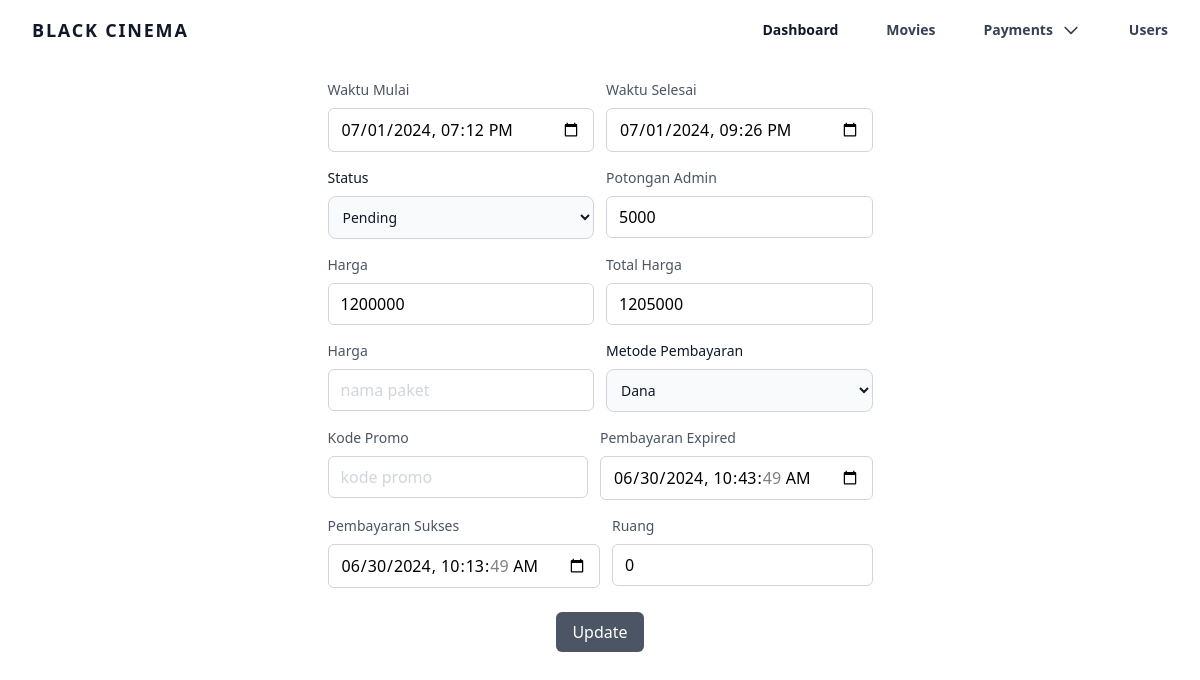
The page /app/admin/edit_payment_list?id=1 (signed in) on the database its author committed.
### tables this page shows
CREATE TABLE `payment` (
  `id` int NOT NULL,
  `userId` int DEFAULT NULL,
  `movieId` int DEFAULT NULL,
  `createdAt` datetime DEFAULT CURRENT_TIMESTAMP,
  `userName` varchar(255) DEFAULT NULL,
  `userEmail` varchar(255) DEFAULT NULL,
  `startTime` datetime DEFAULT NULL,
  `endTime` datetime DEFAULT NULL,
  `feeAdmin` int DEFAULT NULL,
  `price` int DEFAULT NULL,
  `totalPrice` int DEFAULT NULL,
  `packageName` varchar(255) DEFAULT NULL,
  `methodPayment` varchar(255) DEFAULT NULL,
  `promoCode` varchar(255) DEFAULT NULL,
  `status` varchar(255) DEFAULT NULL,
  `expiredPayment` datetime DEFAULT NULL,
  `successPayment` datetime DEFAULT NULL,
  `room` int DEFAULT NULL
);

CREATE TABLE `payment_card` (
  `id` int NOT NULL,
  `numberCard` varchar(255) DEFAULT NULL,
  `nameCard` varchar(255) DEFAULT NULL,
  `imageCard` varchar(255) DEFAULT NULL,
  `categoryInstitue` varchar(255) DEFAULT NULL,
  `imageQR` varchar(255) DEFAULT NULL
);

### app/admin/pages/views/edit_payment_list.php (the view, shortened to what this page needs)
<?php
include "../../config/conn.php";
$paymentId = $_GET['id'] ?? null;
$query = mysqli_query($conn, "SELECT * FROM payment WHERE id='$paymentId'");
$queryCard = mysqli_query($conn, "SELECT * FROM payment_card");
$row = mysqli_fetch_assoc($query);
?>
<div class="w-full h-auto">
    <div class="flex px-10 items-center justify-center self-center">
        <form id="editMovieForm" class="p-4 md:p-5" action="pages/controller/payments/payment_list/edit_payment_list.php" method="POST">
            <div class="flex flex-row w-full gap-3">
                <div class="mb-4 w-1/2">
                    <label for="startTime" class="block mb-2 text-sm font-medium text-gray-600 dark:text-gray-300">Waktu Mulai</label>
                    <input type="datetime-local" id="startTime" value="<?= $row['startTime']; ?>" name="startTime" placeholder="nama paket" required class="w-full px-3 py-2 placeholder-gray-300 border border-gray-300 rounded-md focus:outline-none focus:ring-gray-500 focus:border-gray-500 dark:bg-gray-800 dark:border-gray-600 dark:focus:ring-gray-500 dark:focus:border-gray-500 dark:text-white">
                </div>
                <div class="mb-4 w-1/2">
                    <label for="endTime" class="block mb-2 text-sm font-medium text-gray-600 dark:text-gray-300">Waktu Selesai</label>
                    <input type="datetime-local" id="endTime" value="<?= $row['endTime']; ?>" name="endTime" placeholder="0" required class="w-full px-3 py-2 placeholder-gray-300 border border-gray-300 rounded-md focus:outline-none focus:ring-gray-500 focus:border-gray-500 dark:bg-gray-800 dark:border-gray-600 dark:focus:ring-gray-500 dark:focus:border-gray-500 dark:text-white">
                </div>
            </div>
            <div class="flex flex-row w-full gap-3">
                <div class="mb-4 w-1/2">
                    <label for="status" class="block mb-2 text-sm font-medium text-gray-900 dark:text-white">Status</label>
                    <select id="status" name="status" class="bg-gray-50 border border-gray-300 text-gray-900 text-sm rounded-lg focus:ring-blue-500 focus:border-blue-500 block w-full p-2.5 dark:bg-gray-700 dark:border-gray-600 dark:placeholder-gray-400 dark:text-white dark:focus:ring-blue-500 dark:focus:border-blue-500">
                        <option value="pending" <?= ($row['status'] == 'pending') ? 'selected' : ''; ?>>Pending</option>
                    </select>
                </div>
                <div class="mb-4 w-1/2">
                    <label for="feeAdmin" class="block mb-2 text-sm font-medium text-gray-600 dark:text-gray-300">Potongan Admin</label>
                    <input type="number" id="feeAdmin" value="<?= $row['feeAdmin']; ?>" name="feeAdmin" placeholder="0" required class="w-full px-3 py-2 placeholder-gray-300 border border-gray-300 rounded-md focus:outline-none focus:ring-gray-500 focus:border-gray-500 dark:bg-gray-800 dark:border-gray-600 dark:focus:ring-gray-500 dark:focus:border-gray-500 dark:text-white">
                </div>
            </div>
            <div class="flex flex-row w-full gap-3">
                <div class="mb-4 w-1/2">
                    <label for="price" class="block mb-2 text-sm font-medium text-gray-600 dark:text-gray-300">Harga</label>
                    <input type="number" id="price" value="<?= $row['price']; ?>" name="price" placeholder="0" required class="w-full px-3 py-2 placeholder-gray-300 border border-gray-300 rounded-md focus:outline-none focus:ring-gray-500 focus:border-gray-500 dark:bg-gray-800 dark:border-gray-600 dark:focus:ring-gray-500 dark:focus:border-gray-500 dark:text-white">
                </div>
                <div class="mb-4 w-1/2">
                    <label for="totalPrice" class="block mb-2 text-sm font-medium text-gray-600 dark:text-gray-300">Total Harga</label>
                    <input type="number" id="totalPrice" value="<?= $row['totalPrice']; ?>" name="totalPrice" placeholder="0" required class="w-full px-3 py-2 placeholder-gray-300 border border-gray-300 rounded-md focus:outline-none focus:ring-gray-500 focus:border-gray-500 dark:bg-gray-800 dark:border-gray-600 dark:focus:ring-gray-500 dark:focus:border-gray-500 dark:text-white">
                </div>
            </div>
            <div class="flex flex-row w-full gap-3">
                <div class="mb-4 w-1/2">
                    <label for="packageName" class="block mb-2 text-sm font-medium text-gray-600 dark:text-gray-300">Harga</label>
                    <input type="text" id="packageName" value="<?= $row['packageName']; ?>" name="packageName" placeholder="nama paket" required class="w-full px-3 py-2 placeholder-gray-300 border border-gray-300 rounded-md focus:outline-none focus:ring-gray-500 focus:border-gray-500 dark:bg-gray-800 dark:border-gray-600 dark:focus:ring-gray-500 dark:focus:border-gray-500 dark:text-white">
                </div>
                <div class="mb-4 w-1/2">
                    <label for="methodPayment" class="block mb-2 text-sm font-medium text-gray-900 dark:text-white">Metode Pembayaran</label>
                    <select id="methodPayment" name="methodPayment" class="bg-gray-50 border border-gray-300 text-gray-900 text-sm rounded-lg focus:ring-blue-500 focus:border-blue-500 block w-full p-2.5 dark:bg-gray-700 dark:border-gray-600 dark:placeholder-gray-400 dark:text-white dark:focus:ring-blue-500 dark:focus:border-blue-500">
                        <?php while ($card = mysqli_fetch_assoc($queryCard)) { ?>
                            <option value="<?= htmlspecialchars($card['nameCard']); ?>" <?= ($card['nameCard'] == $row['methodPayment']) ? 'selected' : ''; ?> class="capitalize"><?= htmlspecialchars($card['nameCard']); ?></option>
                        <?php } ?>
                    </select>
                </div>
            </div>
            <div class="flex flex-row w-full gap-3">
                <div class="mb-4 w-1/2">
                    <label for="promoCode" class="block mb-2 text-sm font-medium text-gray-600 dark:text-gray-300">Kode Promo</label>
                    <input type="text" id="promoCode" value="<?= $row['promoCode']; ?>" name="promoCode" placeholder="kode promo" required class="w-full px-3 py-2 placeholder-gray-300 border border-gray-300 rounded-md focus:outline-none focus:ring-gray-500 focus:border-gray-500 dark:bg-gray-800 dark:border-gray-600 dark:focus:ring-gray-500 dark:focus:border-gray-500 dark:text-white">
                </div>
                <div class="mb-4 w-1/2">
                    <label for="expiredPayment" class="block mb-2 text-sm font-medium text-gray-600 dark:text-gray-300">Pembayaran Expired</label>
                    <input type="datetime-local" id="expiredPayment" value="<?= $row['expiredPayment']; ?>" name="expiredPayment" placeholder="0" required class="w-full px-3 py-2 placeholder-gray-300 border border-gray-300 rounded-md focus:outline-none focus:ring-gray-500 focus:border-gray-500 dark:bg-gray-800 dark:border-gray-600 dark:focus:ring-gray-500 dark:focus:border-gray-500 dark:text-white">
                </div>
            </div>
            <div class="flex flex-row w-full gap-3">
                <div class="mb-4 w-1/2">
                    <label for="successPayment" class="block mb-2 text-sm font-medium text-gray-600 dark:text-gray-300">Pembayaran Sukses</label>
                    <input type="datetime-local" id="successPayment" value="<?= $row['successPayment']; ?>" name="successPayment" placeholder="0" required class="w-full px-3 py-2 placeholder-gray-300 border border-gray-300 rounded-md focus:outline-none focus:ring-gray-500 focus:border-gray-500 dark:bg-gray-800 dark:border-gray-600 dark:focus:ring-gray-500 dark:focus:border-gray-500 dark:text-white">
                </div>
                <div class="mb-4 w-1/2">
                    <label for="room" class="block mb-2 text-sm font-medium text-gray-600 dark:text-gray-300">Ruang</label>
                    <input type="number" id="room" value="<?= $row['room']; ?>" name="room" placeholder="0" required class="w-full px-3 py-2 placeholder-gray-300 border border-gray-300 rounded-md focus:outline-none focus:ring-gray-500 focus:border-gray-500 dark:bg-gray-800 dark:border-gray-600 dark:focus:ring-gray-500 dark:focus:border-gray-500 dark:text-white">
                </div>
            </div>
            <div class="mt-2 flex justify-center w-full">
                <button type="submit" id="updateMovieBtn" class="bg-gray-600 hover:bg-gray-700 text-white rounded-md px-4 py-2 transition duration-200 focus:outline-none focus:ring-4 focus:ring-gray-300">Update</button>
            </div>
        </form>
    </div>
</div>

### rows shown on the page
payment: startTime "07/01/2024 19:12", endTime "07/01/2024 21:26", status "Pending", feeAdmin "5000", price "1200000", totalPrice "1205000", methodPayment "Dana", expiredPayment "06/30/2024 10:43:49", successPayment "06/30/2024 10:13:49", room "0"
